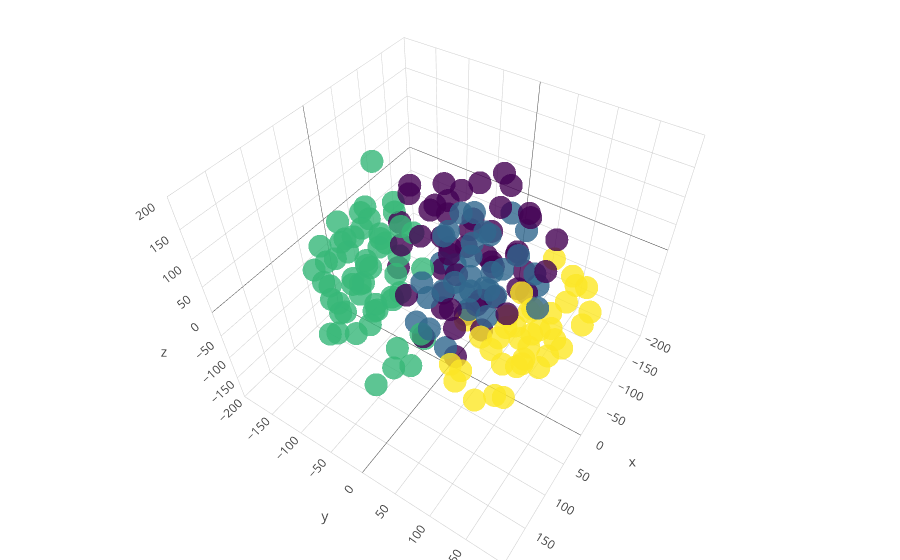

This figure's notebook cell:
### Code cell
trace1 = go.Scatter3d(
    x=x,
    y=y,
    z=z,
    mode='markers',
    hovertext = df.index,
    marker=dict(
        size=8,
        color=clusters,         
        colorscale='Viridis',
        opacity=0.8
    )
)

data = [trace1]
layout = go.Layout(autosize=True,
    title = 'Te amo',
    margin=dict(
        l=0,
        r=0,
        b=0,
        t=0
    ),
scene = dict(
                xaxis = dict(range = [-200,200]),
                yaxis = dict(range = [-200,200]),
                zaxis = dict(range = [-200,200]),
              ),
paper_bgcolor='rgba(0,0,0,0)',
plot_bgcolor='rgba(0,0,0,0)',
)
                   
fig = go.Figure(data=data, layout=layout)
iplot(fig, filename='./scatter3D')

### Figure 1 — Plotly figure (JSON) as saved in the notebook; plotly's stock layout.template omitted (floating-point values rounded to 4 significant figures; data arrays with more than 128 entries replaced by an {"elided": "..."} marker saying what was removed)
{"data": [{"hovertext": {"elided": "175 str values"}, "marker": {"color": {"elided": "175 int values"}, "colorscale": "Viridis", "opacity": 0.8, "size": 8}, "mode": "markers", "type": "scatter3d", "uid": "427fb6a8-52b6-4b15-b00b-b590a760e4a0", "x": {"elided": "175 float values"}, "y": {"elided": "175 float values"}, "z": {"elided": "175 float values"}}], "layout": {"autosize": true, "margin": {"b": 0, "l": 0, "r": 0, "t": 0}, "paper_bgcolor": "rgba(0, 0, 0, 0)", "plot_bgcolor": "rgba(0, 0, 0, 0)", "scene": {"aspectmode": "auto", "aspectratio": {"x": 1.033, "y": 1.064, "z": 0.9095}, "camera": {"center": {"x": 0, "y": 0, "z": 0}, "eye": {"x": 1.247, "y": 0.8243, "z": 1.566}, "up": {"x": 0, "y": 0, "z": 1}}, "xaxis": {"range": [-200, 200], "type": "linear"}, "yaxis": {"range": [-200, 200], "type": "linear"}, "zaxis": {"range": [-200, 200], "type": "linear"}}, "title": {"text": "Te amo"}}}
